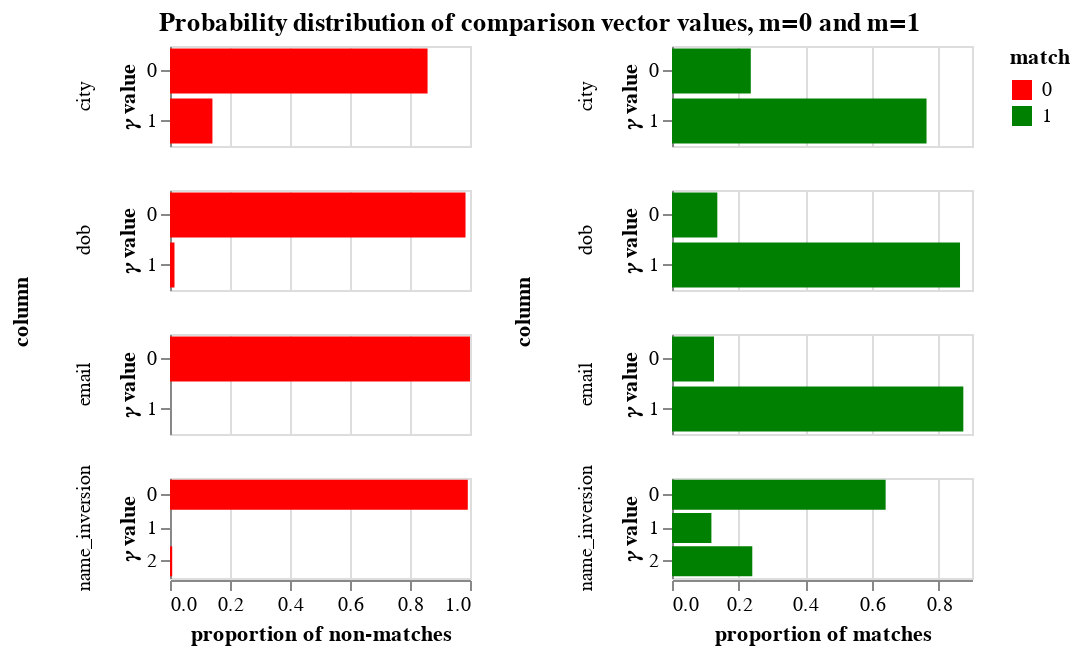

Write notebook code for a chart like this one.
### Markdown cell above
The `params` property of the `linker` is an object that contains a lot of diagnostic information about how the match probability was computed.  The following cells demonstrate some of its functionality

### Code cell
params = linker.params
params.probability_distribution_chart()

### Figure 1 — Vega-Lite specification as saved in the notebook (floating-point values rounded to 4 significant figures)
{"$schema": "https://vega.github.io/schema/vega-lite/v3.4.0.json", "config": {"mark": {"tooltip": null}, "title": {"anchor": "middle"}, "view": {"continuousHeight": 300, "continuousWidth": 400, "height": 300, "width": 400}}, "data": {"name": "data-a2ed3b02e1448de5eb6b55409d2a48b7"}, "datasets": {"data-a2ed3b02e1448de5eb6b55409d2a48b7": [{"column": "name_inversion", "gamma": "gamma_name_inversion", "match": 1, "probability": 0.6409, "value": 0, "value_of_gamma": "level_0"}, {"column": "name_inversion", "gamma": "gamma_name_inversion", "match": 1, "probability": 0.1182, "value": 1, "value_of_gamma": "level_1"}, {"column": "name_inversion", "gamma": "gamma_name_inversion", "match": 1, "probability": 0.2409, "value": 2, "value_of_gamma": "level_2"}, {"column": "name_inversion", "gamma": "gamma_name_inversion", "match": 0, "probability": 0.9927, "value": 0, "value_of_gamma": "level_0"}, {"column": "name_inversion", "gamma": "gamma_name_inversion", "match": 0, "probability": 0, "value": 1, "value_of_gamma": "level_1"}, {"column": "name_inversion", "gamma": "gamma_name_inversion", "match": 0, "probability": 0.007332, "value": 2, "value_of_gamma": "level_2"}, {"column": "dob", "gamma": "gamma_dob", "match": 1, "probability": 0.136, "value": 0, "value_of_gamma": "level_0"}, {"column": "dob", "gamma": "gamma_dob", "match": 1, "probability": 0.864, "value": 1, "value_of_gamma": "level_1"}, {"column": "dob", "gamma": "gamma_dob", "match": 0, "probability": 0.9851, "value": 0, "value_of_gamma": "level_0"}, {"column": "dob", "gamma": "gamma_dob", "match": 0, "probability": 0.01494, "value": 1, "value_of_gamma": "level_1"}, {"column": "city", "gamma": "gamma_city", "match": 1, "probability": 0.2364, "value": 0, "value_of_gamma": "level_0"}, {"column": "city", "gamma": "gamma_city", "match": 1, "probability": 0.7636, "value": 1, "value_of_gamma": "level_1"}, {"column": "city", "gamma": "gamma_city", "match": 0, "probability": 0.8585, "value": 0, "value_of_gamma": "level_0"}, {"column": "city", "gamma": "gamma_city", "match": 0, "probability": 0.1415, "value": 1, "value_of_gamma": "level_1"}, {"column": "email", "gamma": "gamma_email", "match": 1, "probability": 0.126, "value": 0, "value_of_gamma": "level_0"}, {"column": "email", "gamma": "gamma_email", "match": 1, "probability": 0.874, "value": 1, "value_of_gamma": "level_1"}, {"column": "email", "gamma": "gamma_email", "match": 0, "probability": 1.0, "value": 0, "value_of_gamma": "level_0"}, {"column": "email", "gamma": "gamma_email", "match": 0, "probability": 1.337e-05, "value": 1, "value_of_gamma": "level_1"}]}, "hconcat": [{"encoding": {"color": {"field": "match", "scale": {"domain": [0, 1], "range": ["red", "green"]}, "type": "nominal"}, "row": {"field": "column", "sort": {"field": "gamma"}, "type": "nominal"}, "tooltip": [{"field": "column", "type": "nominal"}, {"field": "probability", "format": ".4f", "type": "quantitative"}, {"field": "value", "type": "ordinal"}], "x": {"axis": {"title": "proportion of non-matches"}, "field": "probability", "type": "quantitative"}, "y": {"axis": {"title": "𝛾 value"}, "field": "value", "type": "nominal"}}, "height": 50, "mark": "bar", "resolve": {"scale": {"y": "independent"}}, "transform": [{"filter": "(datum.match === 0)"}], "width": 150}, {"encoding": {"color": {"field": "match", "scale": {"domain": [0, 1], "range": ["red", "green"]}, "type": "nominal"}, "row": {"field": "column", "sort": {"field": "gamma"}, "type": "nominal"}, "tooltip": [{"field": "column", "type": "nominal"}, {"field": "probability", "format": ".4f", "type": "quantitative"}, {"field": "value", "type": "ordinal"}], "x": {"axis": {"title": "proportion of matches"}, "field": "probability", "type": "quantitative"}, "y": {"axis": {"title": "𝛾 value"}, "field": "value", "type": "nominal"}}, "height": 50, "mark": "bar", "resolve": {"scale": {"y": "independent"}}, "transform": [{"filter": "(datum.match === 1)"}], "width": 150}], "title": "Probability distribution of comparison vector values, m=0 and m=1"}
